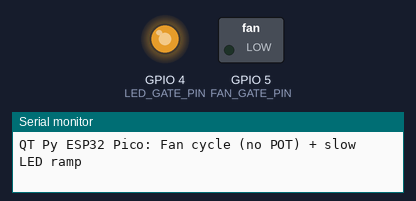
Bench run of a sketch on a simulated ESP32. Shown: switched loads named in the sketch (green lamp = pin HIGH), output pins drawn as LEDs (lit = HIGH), the last lines printed to the serial monitor.

Above: at 0.45 s.
At 3.2 s:
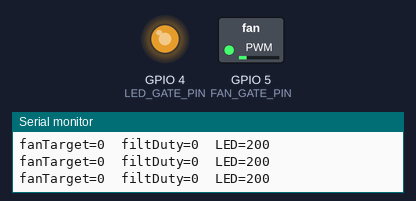
At 5.55 s:
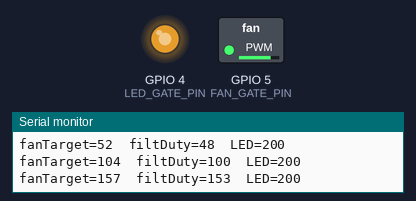
At 13.8 s:
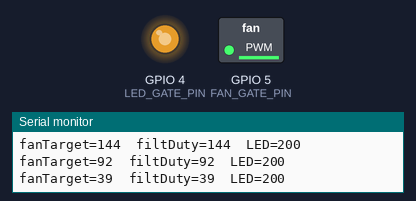
Timing chart, 0 to 16.3 s (numbered marks = the images above):
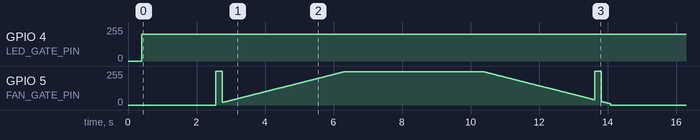

Measured:
- by itself, GPIO 4 (LED_GATE_PIN): 0/255 → 199/255 at 0.40 s

The sketch:

DIY-Pixel.ino
```cpp
#include <Arduino.h>
extern "C" {
  #include "driver/ledc.h"
}

// --------- PIN MAP (QT Py ESP32 Pico) ----------
#define FAN_GATE_PIN  5      // A3 Fan MOSFET gate
#define LED_GATE_PIN  4      // A2 LED MOSFET gate

// --------- FAN PWM (25 kHz) ----------
#define FAN_LEDC_CH   LEDC_CHANNEL_0
#define FAN_LEDC_TMR  LEDC_TIMER_0
#define FAN_LEDC_HZ   25000
#define FAN_LEDC_RES  LEDC_TIMER_8_BIT  // 0..255

// --------- LED PWM (slow ramp, 2 kHz) ----------
#define LED_LEDC_CH   LEDC_CHANNEL_1
#define LED_LEDC_TMR  LEDC_TIMER_1
#define LED_LEDC_HZ   2000
#define LED_LEDC_RES  LEDC_TIMER_8_BIT

// --------- Fan control params ---------
static uint8_t  filtDuty = 0;
const float     alpha          = 0.2f;   // EMA smoothing
const uint8_t   deadband       = 10;     // Below this => OFF
const uint8_t   kickThreshold  = 40;     // Start-kick threshold
const uint16_t  kickTimeMs     = 200;
const uint32_t  kickCooldownMs = 800;

// Set to 1 if your fan interprets PWM inverted (rare with Noctua, but common elsewhere)
#define FAN_PWM_INVERT 0

// --------- LED ramp params ---------
static uint8_t  ledDuty = 0;
static int8_t   ledDir  = +1;
static uint32_t tLast   = 0;
const uint16_t  stepMs  = 20;          // 20 ms per step -> full cycle ≈ 10 s
const uint8_t   ledMin  = 200;
const uint8_t   ledMax  = 200;

// ---------- FAN PWM SETUP ----------
static void fanPwmInit() {
  ledc_timer_config_t t = { LEDC_LOW_SPEED_MODE, FAN_LEDC_RES, FAN_LEDC_TMR, FAN_LEDC_HZ, LEDC_AUTO_CLK };
  ledc_timer_config(&t);
  ledc_channel_config_t c = { FAN_GATE_PIN, LEDC_LOW_SPEED_MODE, FAN_LEDC_CH, LEDC_INTR_DISABLE, FAN_LEDC_TMR, 0, 0 };
  ledc_channel_config(&c);
}
static inline void fanSetDutyRaw(uint8_t d) {
  #if FAN_PWM_INVERT
    d = 255 - d;
  #endif
  ledc_set_duty(LEDC_LOW_SPEED_MODE, FAN_LEDC_CH, d);
  ledc_update_duty(LEDC_LOW_SPEED_MODE, FAN_LEDC_CH);
}
static void fanSetDutySmoothed(uint8_t target) {
  // Deadband for true OFF
  if (target < deadband) target = 0;

  // Exponential smoothing
  filtDuty = (uint8_t)(alpha * target + (1.0f - alpha) * filtDuty);

  // Non-blocking kick at low duty
  static bool     kickActive   = false;
  static uint32_t kickEndMs    = 0;
  static uint32_t lastKickMs   = 0;
  uint32_t now = millis();

  // Start kick if needed
  if (!kickActive && filtDuty > 0 && filtDuty < kickThreshold && (now - lastKickMs) > kickCooldownMs) {
    kickActive = true;
    kickEndMs  = now + kickTimeMs;
    lastKickMs = now;
  }

  if (kickActive) {
    if (now < kickEndMs) {
      fanSetDutyRaw(255);
      return;
    } else {
      kickActive = false;
    }
  }

  fanSetDutyRaw(filtDuty);
}

// ---------- LED PWM SETUP ----------
static void ledPwmInit() {
  ledc_timer_config_t t = { LEDC_LOW_SPEED_MODE, LED_LEDC_RES, LED_LEDC_TMR, LED_LEDC_HZ, LEDC_AUTO_CLK };
  ledc_timer_config(&t);
  ledc_channel_config_t c = { LED_GATE_PIN, LEDC_LOW_SPEED_MODE, LED_LEDC_CH, LEDC_INTR_DISABLE, LED_LEDC_TMR, 0, 0 };
  ledc_channel_config(&c);
}
static inline void ledSetDuty(uint8_t d) {
  ledc_set_duty(LEDC_LOW_SPEED_MODE, LED_LEDC_CH, d);
  ledc_update_duty(LEDC_LOW_SPEED_MODE, LED_LEDC_CH);
}
static inline void ledRampNonBlocking() {
  uint32_t now = millis();
  if (now - tLast >= stepMs) {
    tLast = now;
    int next = (int)ledDuty + ledDir;
    if (next >= ledMax) { next = ledMax; ledDir = -1; }
    if (next <= ledMin) { next = ledMin; ledDir = +1; }
    ledDuty = (uint8_t)next;
    ledSetDuty(ledDuty);
  }
}

// ---------- FAN CYCLER (unsynced with LED) ----------
enum FanState : uint8_t { FAN_HOLD_OFF=0, FAN_RAMP_UP, FAN_HOLD_ON, FAN_RAMP_DOWN };
static FanState  fanState        = FAN_HOLD_OFF;
static uint32_t  fanStateStartMs = 0;
static uint32_t  fanStepLastMs   = 0;
static uint8_t   fanTarget       = 0;

// Choose timings that don't align with the 10 s LED cycle
const uint32_t holdOffMs   = 2000;   // 2 s OFF hold
const uint32_t holdOnMs    = 4000;   // 4 s ON hold
const uint16_t rampStepMs  = 15;     // 15 ms per duty step (~3.8 s end-to-end)
const uint8_t  rampStepVal = 1;      // duty increment per step

static void fanCycleUpdate() {
  uint32_t now = millis();

  switch (fanState) {
    case FAN_HOLD_OFF:
      fanTarget = 0;
      if (now - fanStateStartMs >= holdOffMs) {
        fanState = FAN_RAMP_UP;
        fanStepLastMs = now;
      }
      break;

    case FAN_RAMP_UP:
      if (now - fanStepLastMs >= rampStepMs) {
        fanStepLastMs = now;
        if (fanTarget + rampStepVal >= 255) {
          fanTarget = 255;
          fanState = FAN_HOLD_ON;
          fanStateStartMs = now;
        } else {
          fanTarget += rampStepVal;
        }
      }
      break;

    case FAN_HOLD_ON:
      fanTarget = 255;
      if (now - fanStateStartMs >= holdOnMs) {
        fanState = FAN_RAMP_DOWN;
        fanStepLastMs = now;
      }
      break;

    case FAN_RAMP_DOWN:
      if (now - fanStepLastMs >= rampStepMs) {
        fanStepLastMs = now;
        if (fanTarget <= rampStepVal) {
          fanTarget = 0;
          fanState = FAN_HOLD_OFF;
          fanStateStartMs = now;
        } else {
          fanTarget -= rampStepVal;
        }
      }
      break;
  }

  // Apply smoothed duty to hardware (with kick support)
  fanSetDutySmoothed(fanTarget);
}

// ---------- SETUP ----------
void setup() {
  delay(250);
  Serial.begin(115200);
  delay(150);

  pinMode(FAN_GATE_PIN, OUTPUT);
  fanPwmInit();

  pinMode(LED_GATE_PIN, OUTPUT);
  ledPwmInit();

  fanState        = FAN_HOLD_OFF;
  fanStateStartMs = millis();
  fanStepLastMs   = millis();

  Serial.println("QT Py ESP32 Pico: Fan cycle (no POT) + slow LED ramp");
}

// ---------- LOOP ----------
void loop() {
  // Fan autonomous cycle (unsynced with LED)
  fanCycleUpdate();

  // LED slow ramp
  ledRampNonBlocking();

  // Occasional telemetry
  static uint32_t tLastPrint = 0;
  uint32_t now = millis();
  if (now - tLastPrint >= 800) {
    tLastPrint = now;
    Serial.print("fanTarget=");
    Serial.print((int)fanTarget);
    Serial.print("  filtDuty=");
    Serial.print((int)filtDuty);
    Serial.print("  LED=");
    Serial.println((int)ledDuty);
  }

  delay(2);
}
```
